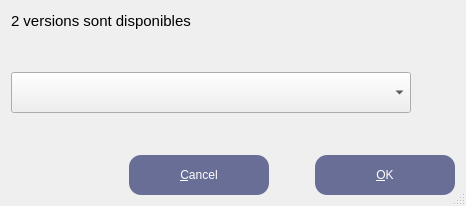
<?xml version="1.0" encoding="UTF-8"?>
<ui version="4.0">
 <class>DChoixCata</class>
 <widget class="QDialog" name="DChoixCata">
  <property name="geometry">
   <rect>
    <x>0</x>
    <y>0</y>
    <width>466</width>
    <height>206</height>
   </rect>
  </property>
  <property name="windowTitle">
   <string>Choix d'une version du code Aster</string>
  </property>
  <property name="sizeGripEnabled">
   <bool>true</bool>
  </property>
  <layout class="QVBoxLayout" name="verticalLayout">
   <item>
    <layout class="QHBoxLayout" name="horizontalLayout_3">
     <item>
      <widget class="QLabel" name="TLNb">
       <property name="minimumSize">
        <size>
         <width>0</width>
         <height>0</height>
        </size>
       </property>
       <property name="text">
        <string>&lt;!DOCTYPE HTML PUBLIC &quot;-//W3C//DTD HTML 4.0//EN&quot; &quot;http://www.w3.org/TR/REC-html40/strict.dtd&quot;&gt;
&lt;html&gt;&lt;head&gt;&lt;meta name=&quot;qrichtext&quot; content=&quot;1&quot; /&gt;&lt;style type=&quot;text/css&quot;&gt;
p, li { white-space: pre-wrap; }
&lt;/style&gt;&lt;/head&gt;&lt;body style=&quot; font-family:'Sans Serif'; font-size:9pt; font-weight:400; font-style:normal;&quot;&gt;
&lt;p style=&quot; margin-top:0px; margin-bottom:0px; margin-left:0px; margin-right:0px; -qt-block-indent:0; text-indent:0px;&quot;&gt;&lt;span style=&quot; font-size:11pt;&quot;&gt;2 versions sont disponibles&lt;/span&gt;&lt;/p&gt;&lt;/body&gt;&lt;/html&gt;</string>
       </property>
       <property name="wordWrap">
        <bool>false</bool>
       </property>
      </widget>
     </item>
     <item>
      <spacer name="horizontalSpacer_3">
       <property name="orientation">
        <enum>Qt::Horizontal</enum>
       </property>
       <property name="sizeHint" stdset="0">
        <size>
         <width>40</width>
         <height>20</height>
        </size>
       </property>
      </spacer>
     </item>
    </layout>
   </item>
   <item>
    <spacer name="verticalSpacer_2">
     <property name="orientation">
      <enum>Qt::Vertical</enum>
     </property>
     <property name="sizeHint" stdset="0">
      <size>
       <width>20</width>
       <height>45</height>
      </size>
     </property>
    </spacer>
   </item>
   <item>
    <widget class="QComboBox" name="CBChoixCata">
     <property name="enabled">
      <bool>true</bool>
     </property>
     <property name="minimumSize">
      <size>
       <width>400</width>
       <height>41</height>
      </size>
     </property>
     <property name="maximumSize">
      <size>
       <width>150</width>
       <height>16777215</height>
      </size>
     </property>
    </widget>
   </item>
   <item>
    <spacer name="verticalSpacer">
     <property name="orientation">
      <enum>Qt::Vertical</enum>
     </property>
     <property name="sizeHint" stdset="0">
      <size>
       <width>20</width>
       <height>45</height>
      </size>
     </property>
    </spacer>
   </item>
   <item>
    <layout class="QHBoxLayout" name="horizontalLayout">
     <item>
      <spacer name="horizontalSpacer_2">
       <property name="orientation">
        <enum>Qt::Horizontal</enum>
       </property>
       <property name="sizeHint" stdset="0">
        <size>
         <width>40</width>
         <height>20</height>
        </size>
       </property>
      </spacer>
     </item>
     <item>
      <widget class="QPushButton" name="buttonCancel">
       <property name="minimumSize">
        <size>
         <width>140</width>
         <height>40</height>
        </size>
       </property>
       <property name="toolTip">
        <string/>
       </property>
       <property name="styleSheet">
        <string notr="true">background-color:rgb(104,110,149);
color :white;
border-radius : 12px
</string>
       </property>
       <property name="text">
        <string>&amp;Cancel</string>
       </property>
       <property name="shortcut">
        <string/>
       </property>
       <property name="autoDefault">
        <bool>true</bool>
       </property>
      </widget>
     </item>
     <item>
      <spacer name="horizontalSpacer">
       <property name="orientation">
        <enum>Qt::Horizontal</enum>
       </property>
       <property name="sizeType">
        <enum>QSizePolicy::Fixed</enum>
       </property>
       <property name="sizeHint" stdset="0">
        <size>
         <width>40</width>
         <height>20</height>
        </size>
       </property>
      </spacer>
     </item>
     <item>
      <widget class="QPushButton" name="buttonOk">
       <property name="minimumSize">
        <size>
         <width>140</width>
         <height>40</height>
        </size>
       </property>
       <property name="toolTip">
        <string>Validate choice</string>
       </property>
       <property name="styleSheet">
        <string notr="true">background-color:rgb(104,110,149);
color :white;
border-radius : 12px

</string>
       </property>
       <property name="text">
        <string>&amp;OK</string>
       </property>
       <property name="shortcut">
        <string/>
       </property>
       <property name="autoDefault">
        <bool>true</bool>
       </property>
       <property name="default">
        <bool>true</bool>
       </property>
      </widget>
     </item>
    </layout>
   </item>
  </layout>
 </widget>
 <layoutdefault spacing="6" margin="11"/>
 <pixmapfunction>qPixmapFromMimeSource</pixmapfunction>
 <resources/>
 <connections/>
</ui>
